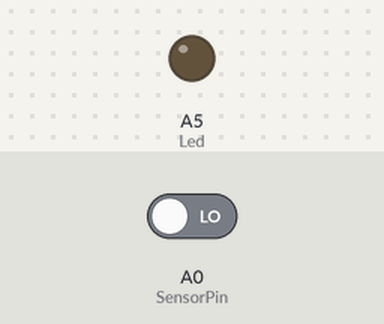
Recording of a sketch running on a simulated Arduino Uno, built with avr-gcc and run on an emulated ATmega328P. Parts: output pins drawn as LEDs (lit = HIGH). The inputs (shaded band) are chosen by the test bench; at power-on: A0 (SensorPin) LOW. What the sketch prints to the serial monitor is not drawn.

Above: at 1.2 s.
1.3 s: A0 (SensorPin) driven HIGH
At 2.2 s:
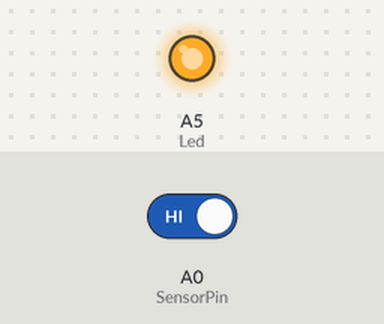
2.8 s: A0 (SensorPin) driven LOW
At 3.4 s:
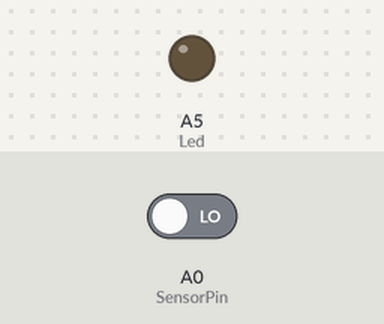
Timing chart, 0 to 5.8 s (numbered marks = the images above; inputs shaded):
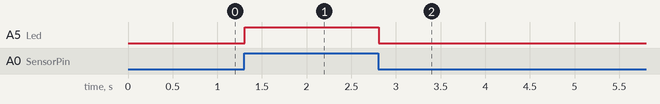

Measured:
- after the input at 1.3 s, A5 (Led): LOW → HIGH at once
- after the input at 2.8 s, A5 (Led): HIGH → LOW at once

The sketch:

FigureSensor.ino
```cpp
// (licence header left out)
int Led=A5;//定义LED 接口
int SensorPin=A0;
int val=0;
void setup()
{
  pinMode(Led,OUTPUT);//定义LED 为输出接口
  pinMode(SensorPin,INPUT);
  Serial.begin(9600);
}
void loop()
{
  val=digitalRead(SensorPin);
  Serial.println(val);
  if(val==1)
     {
       digitalWrite(Led,HIGH);
     }
  else
     {
       digitalWrite(Led,LOW);
     }
}
```
